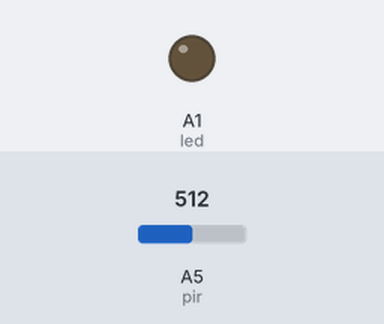
A sketch run on a simulated Arduino Uno, built with avr-gcc and run on an emulated ATmega328P. Shown: output pins drawn as LEDs (lit = HIGH). The inputs (shaded band) are chosen by the test bench; at power-on: A5 (pir) = 512. What the sketch prints to the serial monitor is not drawn.

Above: at 1.3 s.
1.4 s: A5 (pir) set to 530
At 2.8 s:
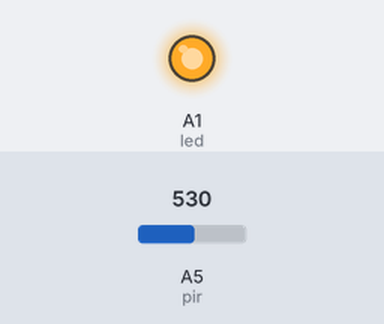
3.5 s: A5 (pir) set to 511
At 4.4 s:
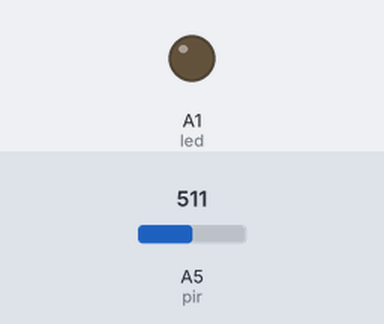
5.5 s: A5 (pir) set to 716
At 7.2 s:
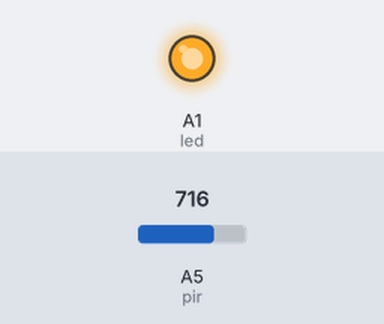
Timing chart, 0 to 8.7 s (numbered marks = the images above; inputs shaded):
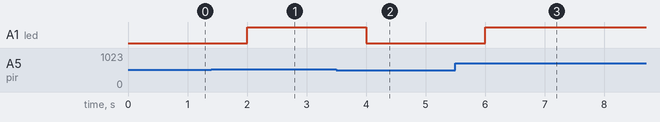

The sketch:

7.3.1.ino
```cpp
int led = A1;
int pir = A5;

void setup(){
  Serial.begin(9600);
  pinMode(led,OUTPUT);
  pinMode(pir,INPUT);
}
void loop(){
  int pirState = analogRead(pir);
  int outputValue = map(pirState, 0, 1023, 0, 255);
  delay(500);
  analogWrite(led, outputValue);
  Serial.print(outputValue);
}
```

Measured:
- the behaviour switches between 513 and 514 on A5 (pir) (found by bisection; images 0 and 1)
- after the input at 1.4 s, A1 (led): LOW → HIGH after 0.60 s
- after the input at 3.5 s, A1 (led): HIGH → LOW after 0.50 s
- after the input at 5.5 s, A1 (led): LOW → HIGH after 0.50 s
